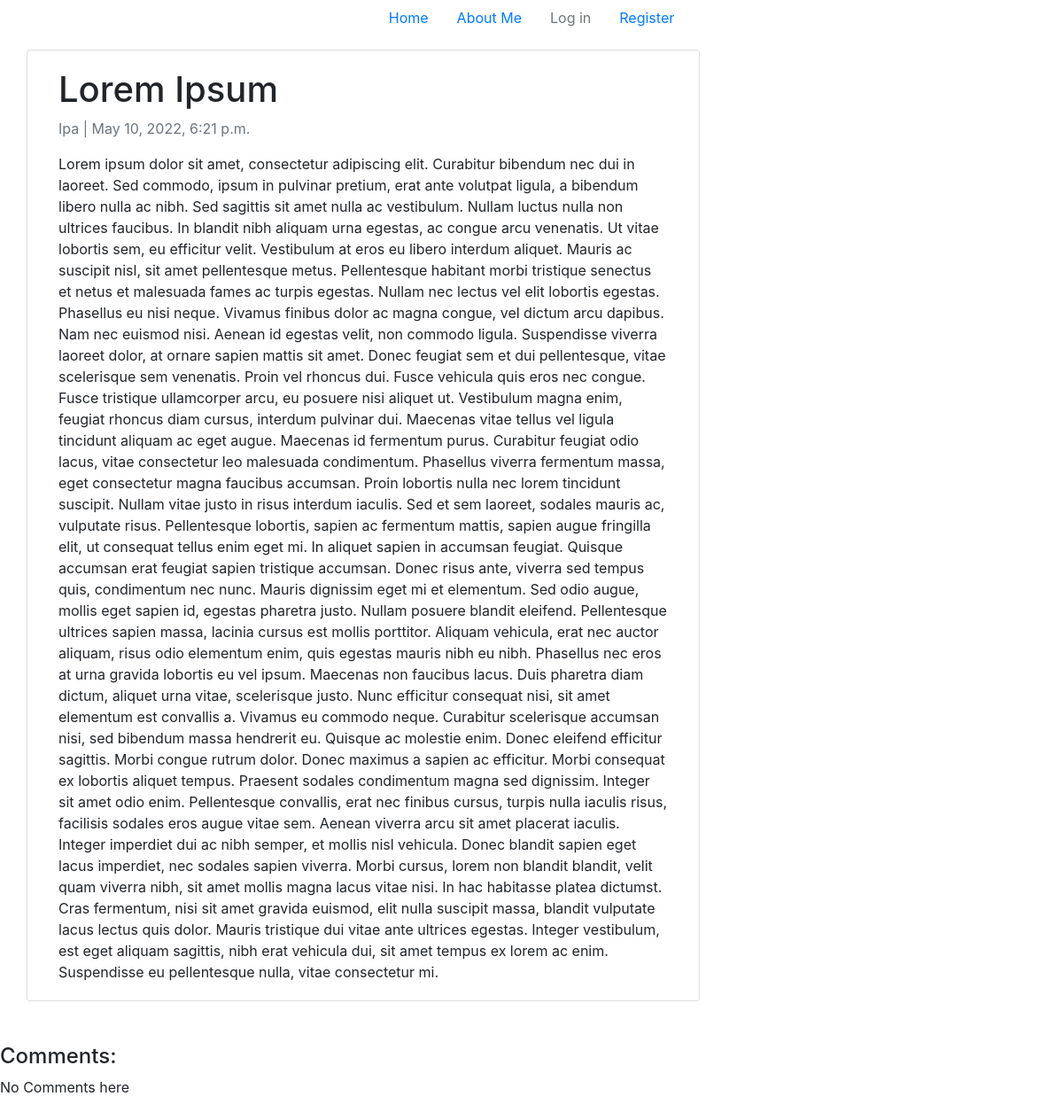
Screenshot of /about_me/articles/2 with the database file from the repository.
### ipaBLOG/models.py (models this page shows, shortened)
class Article(models.Model):
    title = models.CharField(max_length=100)
    user = models.ForeignKey(User, on_delete=models.CASCADE)
    published = models.DateTimeField(auto_now=True)
    content = HTMLField()
    objects = models.Manager()
    id = models.BigAutoField(primary_key=True)
    class Meta:
        ordering = ['-published']

### ipaBLOG/views.py (the view)
# urls.py: path('articles/<int:pk>', views.PostDetailView.as_view(), name='articles'),
class PostDetailView(generic.DetailView):
    model = Article
    template_name = 'article.html'

### templates/article.html (shortened to what this page needs)
{% extends 'base.html' %}
{% block content %}
<div class="container">
  <div class="row">
    <div class="col-md-8 card mb-4  mt-3 left  top">
      <div class="card-body">
        <h1>{% block title %} {{ object.title }} {% endblock title %}</h1>
        <p class=" text-muted">{{ article.user }} | {{ article.published }}</p>
        <p class="card-text ">{{ object.content | safe }}</p>
      </div>
    </div>
  </div>
</div>
  <h4>Comments:</h4>
  {% if post.comment_set.all %}
    {% for cmnt in post.comment_set.all %}
      <hr>
      <strong>{{ cmnt.commenting_user }}</strong>, <em>{{ cmnt.date_created}}</em>
      <p>{{ cmnt.content }}</p>
    {% endfor %}
  {% else %}
    <p>No Comments here</p>
  {% endif %}
{% endblock content %}

### rows the page displays
Article: title "Lorem Ipsum", user "Ipa", published "May 10, 2022, 6:21 p.m.", content "Lorem ipsum dolor sit amet, consectetur adipiscing elit. Curabitur bibendum nec dui in laoreet. Sed commodo, ipsum in pulvinar pretium, erat ante volutpat ligula, a bibendum libero nulla ac nibh. Sed sagittis sit amet nulla ac vestibulum. Nullam luctus nulla non ultrices faucibus. In blandit nibh aliquam urna egestas, ac congue arcu venenatis. Ut vitae lobortis sem, eu efficitur velit. Vestibulum at eros eu libero interdum aliquet. Mauris ac suscipit nisl, sit amet pellentesque metus. Pellentesque habitant morbi tristique senectus et netus et malesuada fames ac turpis egestas. Nullam nec lectus vel elit lobortis egestas. Phasellus eu nisi neque. Vivamus finibus dolor ac magna congue, vel…"
